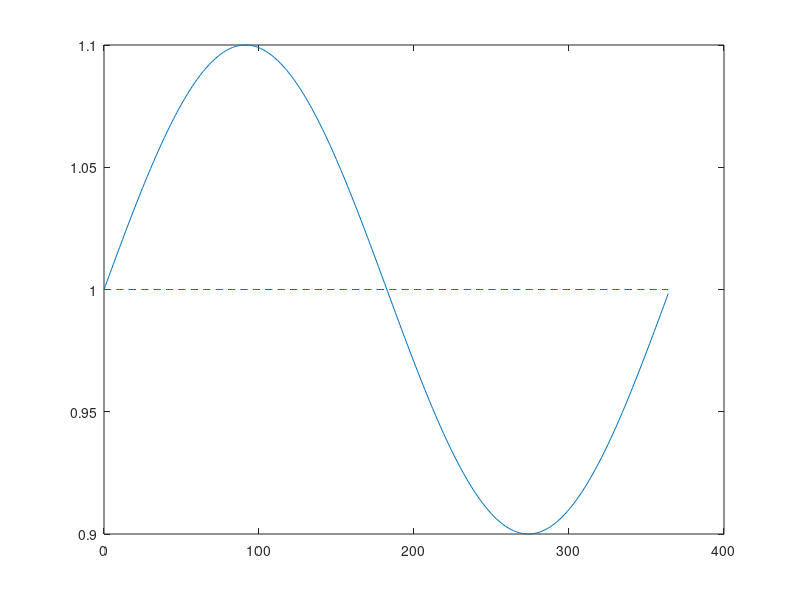
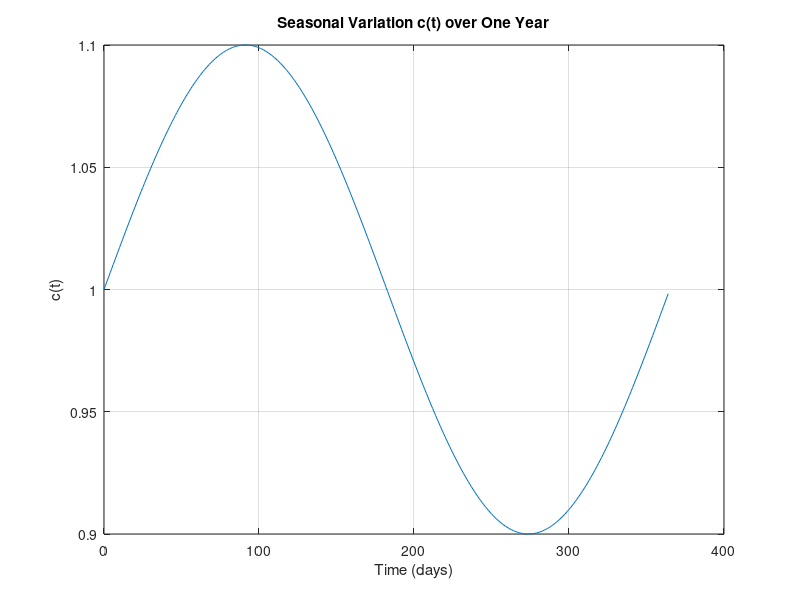

MATLAB code to generate these figures, in order:
% Define the parameters
epsilon = 0.1;  % The amplitude of the seasonal variation
T = 365;        % The period of the function, one year
C = 0;          % Phase shift (in days)

% Time vector for one year with daily resolution
t = 0:1:T-1;  % time vector from day 0 to day 364

% Define c(t)
c_t = epsilon * sin(2*pi*(t - C)/T) + 1;

figure;
plot(t, c_t);
hold on; 
plot(t, ones(size(t)), 'r--'); 
hold off; 
% Plot c(t)
figure;
plot(t, c_t);
xlabel('Time (days)');
ylabel('c(t)');
title('Seasonal Variation c(t) over One Year');
grid on;
